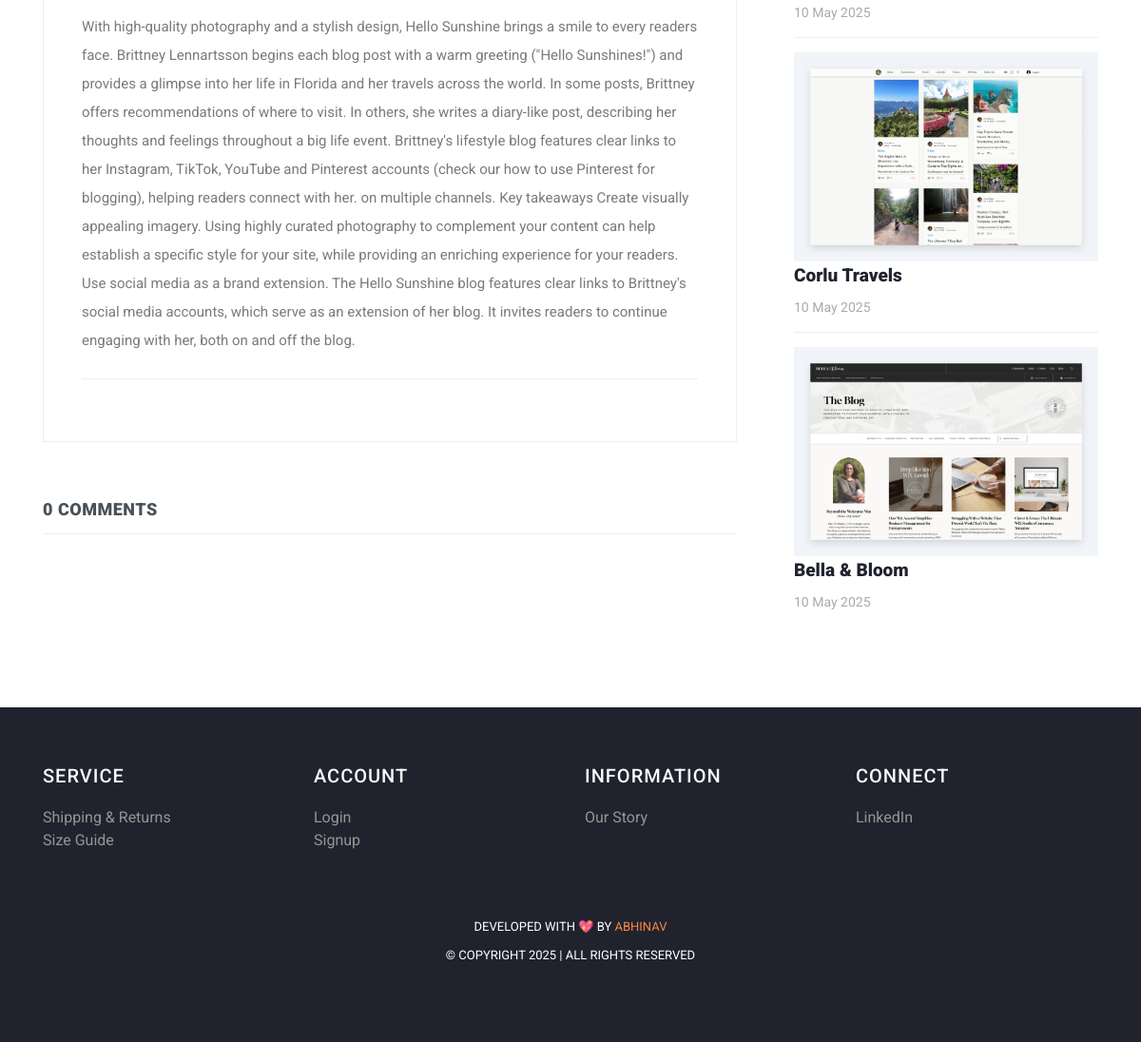
Before: /post/30 (lower part) with the older database file.
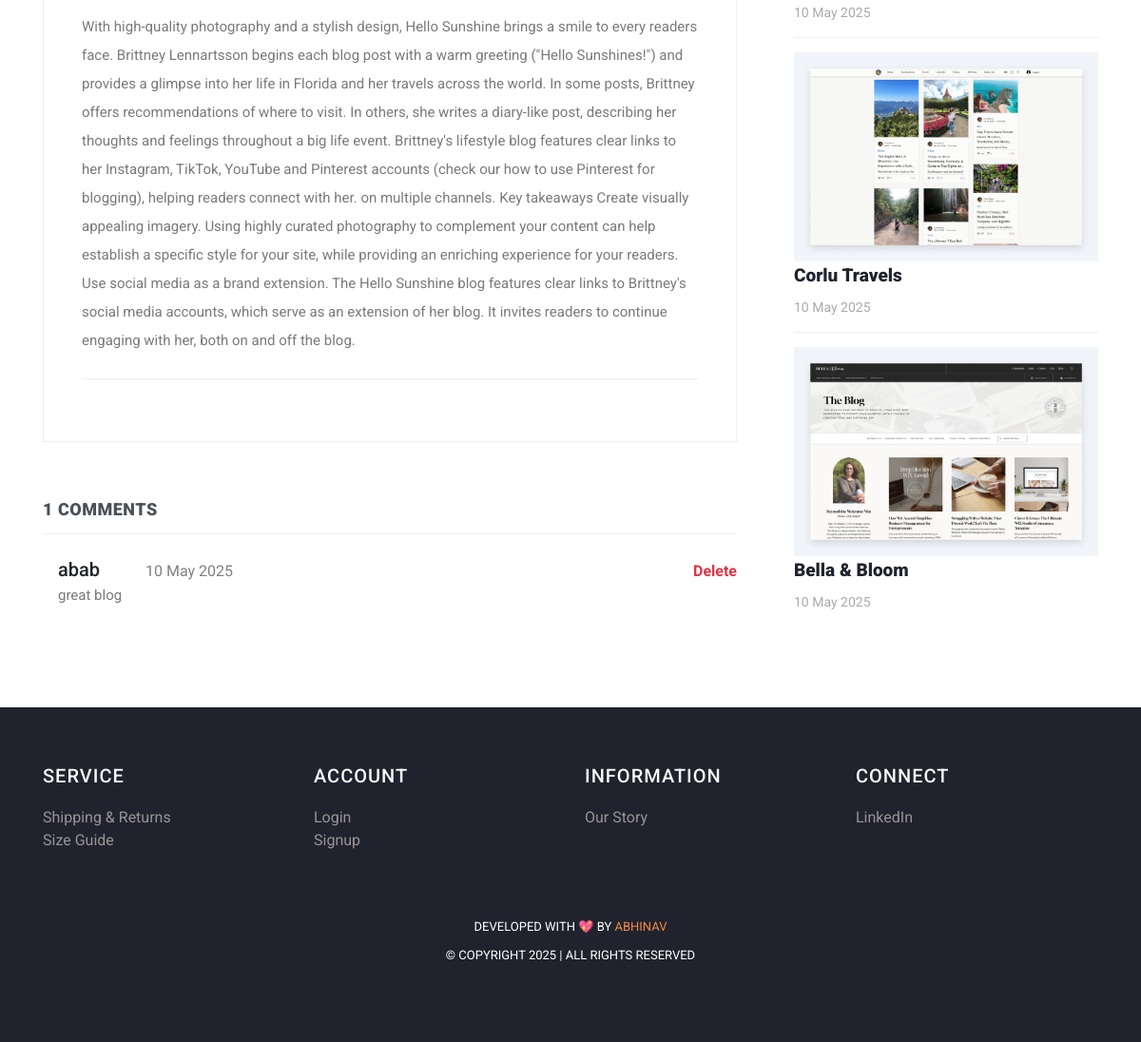
After: the same page with the newer database file.
### myapp/models.py (models this page shows, shortened)
class Post(models.Model):
    postname = models.CharField(max_length=600)
    category = models.CharField(max_length=600)
    image = models.ImageField(upload_to='images/posts',blank=True,null=True)
    content = models.CharField(max_length=100000)
    time = models.CharField(default=time,max_length=100, blank=True)
    likes = models.IntegerField(null=True,blank=True,default=0)
    user = models.ForeignKey(User,on_delete=models.CASCADE)

class Comment(models.Model):
    content = models.CharField(max_length=200)
    time = models.CharField(default=time,max_length=100, blank=True)
    post = models.ForeignKey(Post,on_delete=models.CASCADE)
    user = models.ForeignKey(User,on_delete=models.CASCADE)

### myapp/views.py (the view)
# urls.py: path("post/<int:id>",views.post,name="post"),
def post(request,id):
    post = Post.objects.get(id=id)
    return render(request,"post-details.html",{
        "user":request.user,
        'post':Post.objects.get(id=id),
        'recent_posts':Post.objects.all().order_by("-id"),
        'media_url':settings.MEDIA_URL,
        'comments':Comment.objects.filter(post_id = post.id),
        'total_comments': len(Comment.objects.filter(post_id = post.id))
    })

### templates/post-details.html (shortened to what this page needs)
{% load static %}
<!DOCTYPE html>
<html lang="en">
  <head>
    <link href="https://cdn.jsdelivr.net/npm/bootstrap@5.3.0-alpha3/dist/css/bootstrap.min.css" rel="stylesheet">
    <link href="{% static 'vendor/bootstrap/css/bootstrap.min.css' %}" rel="stylesheet">
    <link rel="stylesheet" href="{% static 'assets/css/fontawesome.css' %}">
    <link rel="stylesheet" href="{% static 'assets/css/templatemo-stand-blog.css' %}">
    <link rel="stylesheet" href="{% static 'assets/css/owl.css' %}">
  </head>
  <body>
    <section class="blog-posts grid-system">
      <div class="container">
        <div class="row">
          <div class="col-lg-8">
            <div class="all-blog-posts">
              <div class="row">
                <div class="col-lg-12">
                  <div class="blog-post">
                    <div class="down-content">
                      <p>{{post.content}}</p>
                    </div>
                  </div>
                </div>
                <div class="col-lg-12">
                  <div class="sidebar-item comments">
                    <div class="sidebar-heading">
                      <h2 class="text-dark-emphasis">{{total_comments}} comments</h2>
                    </div>
                    <div class="content">
                      <ul>
                        {% for comment in comments %}
                        <li style="display: block;">
                          <div class="ps-3">
                            <h5>{{comment.user}}<span class="small text-black-50 px-5 text-danger">{{comment.time}}</span>
                              {% if post.user == user or comment.user == post.user%}
                              <a href="{% url 'deletecomment' comment.id %}" class="small text-danger float-right fw-bold pt-1">Delete</a>
                              {% endif %}
                            </h5>
                            <p>{{comment.content}}</p>
                          </div>
                        </li>
                        {% endfor %}
                      </ul>
                    </div>
                  </div>
                </div>
              </div>
            </div>
          </div>
          <div class="col-lg-4">
            <div class="sidebar">
              <div class="row">
                <div class="col-lg-12">
                  <div class="sidebar-item recent-posts">
                    <div class="content">
                      <ul>
                        {% for post in recent_posts|slice:"0:4" %}
                        <li>
                          <img src="{{media_url}}{{post.image}}" class="img-fluid" alt="">
                          <a href="post-details.html">
                            <a href="{% url 'post' post.id %}" class="text-decoration-none text-dark"><h5>{{post.postname}}</h5></a>
                          <span>{{post.time}}</span>
                        </a></li>
                        {% endfor %}
                      </ul>
                    </div>
                  </div>
                </div>
              </div>
            </div>
          </div>
        </div>
      </div>
    </section>
   {% include "footer.html" %}
  </body>
</html>

### templates/footer.html (shortened to what this page needs)
<footer>
  <div class="container">
    <div class="row">
      <div class="col-lg-3 col-md-6 col-sm-12">
        <h4 class="text-light">SERVICE</h4>
        <ul>
          <li><a href="#">Shipping & Returns</a></li>
          <li><a href="#">Size Guide</a></li>
        </ul>
      </div>
      <div class="col-lg-3 col-md-6 col-sm-12">
        <h4 class="text-light">ACCOUNT</h4>
        <ul>
          <li><a href="{% url 'signin' %}">Login</a></li>
          <li><a href="{% url 'signup' %}">Signup</a></li>
        </ul>
      </div>
      <div class="col-lg-3 col-md-6 col-sm-12">
        <h4 class="text-light">INFORMATION</h4>
        <ul>
          <li><a href="{% url 'blog' %}">Our Story</a></li>
        </ul>
      </div>
      <div class="col-lg-3 col-md-6 col-sm-12">
        <h4 class="text-light">CONNECT</h4>
        <ul>
          <li><a href="https://www.linkedin.com/in/abhinav-chauhan-a8658225a/">LinkedIn</a></li>
        </ul>
      </div>
    </div>
  </div>
  <div class="container mt-5">
    <div class="row">
      <div class="col-lg-12">
        <div class="p-3">
          <p>Developed with 💖 by <a href="https://www.linkedin.com/in/abhinav-chauhan-a8658225a/">Abhinav</a> <br>
            &copy; Copyright 2025 | All Rights Reserved
        </div>
      </div>
    </div>
  </div>
</footer>

### static/assets/css/templatemo-stand-blog.css (style rules this page uses)
body { font-family: 'Roboto', sans-serif; overflow-x: hidden; text-rendering: optimizeLegibility; -webkit-font-smoothing: antialiased; -moz-osx-font-smoothing: grayscale; }
p { margin-bottom: 0px; font-size: 15px; font-weight: 400; color: #7a7a7a; line-height: 30px; }
a { text-decoration: none!important; }
ul { padding: 0; margin: 0; list-style: none; }
h1,h2,h3,h4,h5,h6 { margin: 0px; }
.blog-posts { margin-top: 100px; }
.blog-posts .blog-post { margin-bottom: 30px; }
.blog-posts .down-content { padding: 40px; border-right: 1px solid #eee; border-left: 1px solid #eee; border-bottom: 1px solid #eee; }
.blog-posts .down-content p { padding: 25px 0px; margin: 25px 0px; border-top: 1px solid #eee; border-bottom: 1px solid #eee; }
.blog-posts .sidebar-heading h2 { font-size: 18px; text-transform: uppercase; font-weight: 900; letter-spacing: 0.5px; color: #20232e; border-bottom: 1px solid #eee; padding-bottom: 15px; margin-bottom: 25px; }
.blog-posts .comments { margin-top: 30px; }
.blog-posts .comments ul li { display: inline-block; margin-bottom: 20px; padding-bottom: 20px; border-bottom: 1px solid #eee; }
.blog-posts .comments ul li:last-child { margin-bottom: 0px; padding-bottom: 0px; border-bottom: none; }
.sidebar { margin-left: 30px; }
.sidebar .sidebar-item { margin-top: 50px; }
.sidebar .recent-posts ul li { margin-bottom: 15px; padding-bottom: 15px; border-bottom: 1px solid #eee; }
.sidebar .recent-posts ul li:last-child { margin-bottom: 0px; padding-bottom: 0px; border-bottom: none; }
.sidebar .recent-posts ul li h5 { font-size: 19px; font-weight: 900; color: #20232e; line-height: 30px; transition: all 0.3s; }
.sidebar .recent-posts ul li span { display: block; font-size: 14px; color: #aaa; margin-top: 8px; }
footer { margin-top: 100px; text-align: center; background-color: #20232e; padding: 60px 0px; }
footer p { font-size: 13px; text-transform: uppercase; color: #fff; }
footer p a { color: #f48840; }

### templates/footer.html (style rules this page uses)
h4 { text-align: left; color: #dfdada; letter-spacing: 1px; margin-bottom: 20px; font-size: 20px; }
li { text-decoration: none; text-align: left; }
li a { color: rgb(153, 147, 147); }

Changed rows visible on the page:
added Comment: user "abab", time "10 May 2025", shows "Delete", content "great blog"
Other visible differences:
{{ total_comments }}: "0" → "1"
